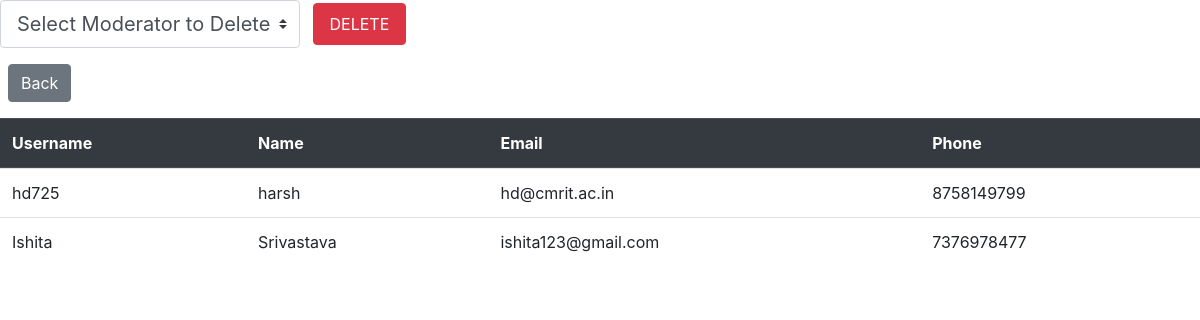
The app's page /viewmoddata with its own data.
### tables this page shows
CREATE TABLE moderator(usr TEXT PRIMARY KEY,
        namem TEXT,
        password TEXT,
        emailm TEXT,
        contactno TEXT);

### home.py (the view)
@app.route('/viewmoddata',methods=["POST","GET"])
def view_mod_data():
	if request.method=="POST":
		mod=request.form['mod_del']
		print(mod,"==============")
		deleterecmoderator(mod)
	lst=viewmoderator()
	return render_template('view_mod.html',data=lst,lenght=len(lst))

### backend.py (called while the page is built)
def viewmoderator():
    con=sqlite3.connect("student.db")
    cur=con.cursor()
    cur.execute("SELECT * FROM moderator")
    rows=cur.fetchall()
    con.close()
    return rows

### templates/view_mod.html (shortened to what this page needs)
<!DOCTYPE html>
<html>
<head>
	<link rel="stylesheet" href="https://cdn.jsdelivr.net/npm/bootstrap@4.5.3/dist/css/bootstrap.min.css">
</head>
<body>
<form method="post" action="/viewmoddata">
  <select name="mod_del" class="custom-select custom-select-lg mb-3" style="width: 25%;"  >
  <option selected>Select Moderator to Delete</option>
</select>
<button class="btn btn-danger mx-2 mb-3 px-3 py-2" >DELETE</button>
</form>
<a href="/" class="btn btn-secondary mb-3 ml-2">Back</a>
<table class="table">
  <thead class="thead-dark">
    <tr>
      <th scope="col">Username</th>
      <th scope="col">Name</th>
      <th scope="col">Email</th>
      <th scope="col">Phone</th>
    </tr>
  </thead>
  <tbody>
    <tr>
    	{% for dat in data %}
    		<tr>
    		{% for i in range(5)%}
    			{%if i!=2%}
    				<td>{{dat[i]}}</td>
    			{%endif%}
    		{%endfor%}
    		</tr>
    	{% endfor %}
      </tr>
  </tbody>
</table>
</body>
</html>

### records on screen
moderator: usr "hd725" "harsh" "hd@cmrit.ac.in" "8758149799"
moderator: usr "Ishita" "Srivastava" "ishita123@gmail.com" "7376978477"
